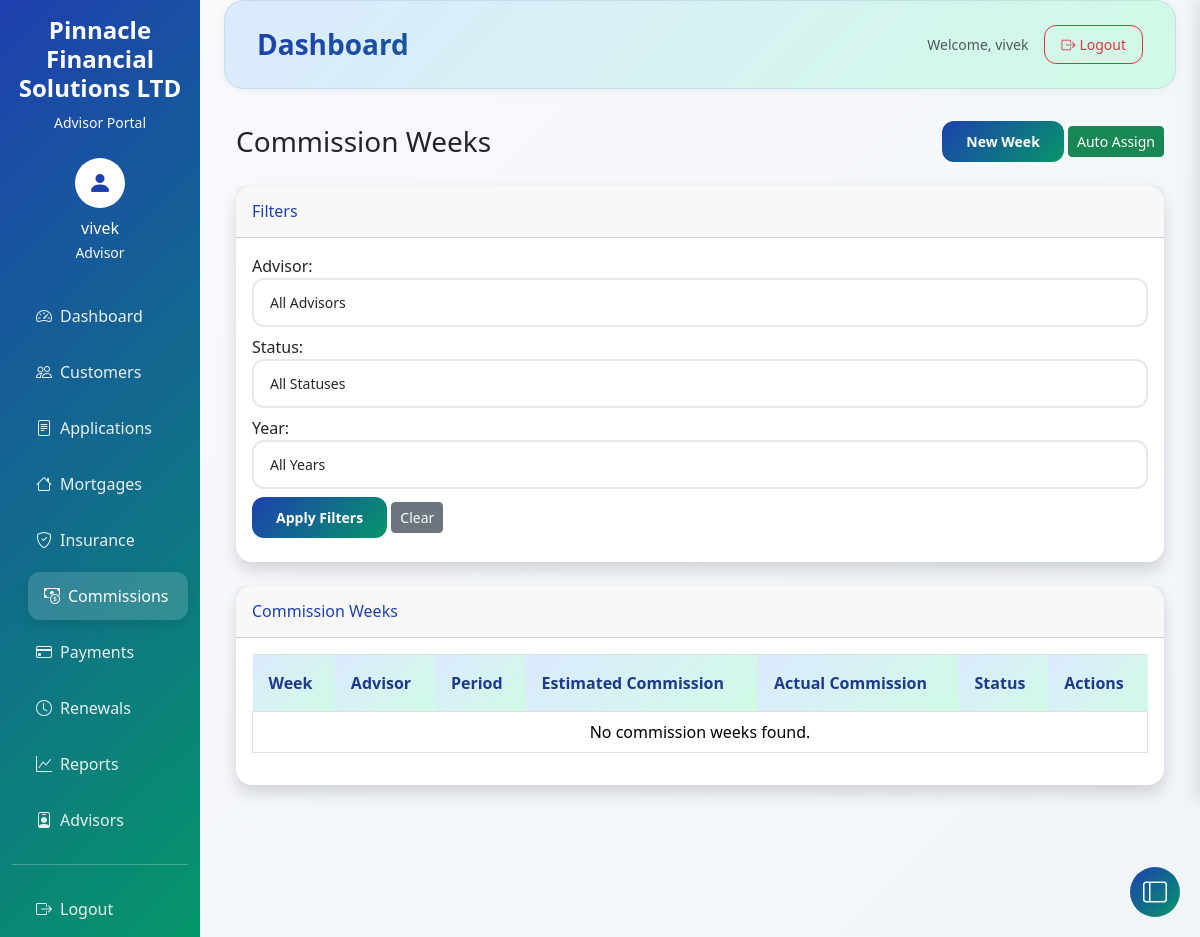
Screenshot of /commission/weeks/ (signed in) with the database file from the repository.
### crm/models.py (models this page shows, shortened)
class Advisor(AbstractUser):
    date_of_birth = models.DateField(null=True, blank=True)
    phone = models.CharField(max_length=20, blank=True)
    license_number = models.CharField(max_length=50, unique=True, null=True, blank=True)
    specialization = models.CharField(
        max_length=100,
        blank=True,
        help_text='e.g., Mortgages, Life Insurance, Property Insurance'
    )
    hire_date = models.DateField(default=timezone.now)
    active = models.BooleanField(default=True)
    created_at = models.DateTimeField(auto_now_add=True)
    updated_at = models.DateTimeField(auto_now=True)
    is_manager = models.BooleanField(default=False)
    notes = models.TextField(blank=True, null=True)
    email = models.EmailField(unique=True, blank=False)
    first_name = models.CharField(max_length=50, blank=False)
    last_name = models.CharField(max_length=50, blank=False)
    class Meta:
        indexes = [
            models.Index(fields=['email'], name='idx_advisor_email'),
            models.Index(fields=['license_number'], name='idx_advisor_license'),
            models.Index(fields=['active'], name='idx_advisor_active'),
        ]
        db_table = 'advisor'

### crm/views.py (the view)
# urls.py: path('commission/weeks/', views.commission_weeks, name='commission_weeks'),
@login_required
def commission_weeks(request):
    weeks = CommissionWeek.objects.all().order_by('-year', '-week_number')
    advisor_filter = request.GET.get('advisor')
    if advisor_filter:
        weeks = weeks.filter(advisor_id=advisor_filter)
    status_filter = request.GET.get('status')
    if status_filter:
        weeks = weeks.filter(status=status_filter)
    year_filter = request.GET.get('year')
    if year_filter:
        weeks = weeks.filter(year=year_filter)
    context = {
        'weeks': weeks,
        'advisors': User.objects.filter(is_active=True),
        'status_choices': CommissionWeek._meta.get_field('status').choices,
        'years': range(datetime.now().year - 2, datetime.now().year + 3),
    }
    return render(request, 'crm/commission_weeks.html', context)

### templates/crm/commission_weeks.html (shortened to what this page needs)
{% extends 'crm/base.html' %}
{% load static %}
{% block content %}
    <div class="container-fluid">
        <div class="d-sm-flex align-items-center justify-content-between mb-4">
            <h1 class="h3 mb-0 text-gray-800">Commission Weeks</h1>
            <div>
                <a href="{% url 'commission_week_create' %}" class="btn btn-primary btn-sm">
                     New Week
                </a>
                <a href="{% url 'auto_assign_applications' %}" class="btn btn-success btn-sm">
                     Auto Assign
                </a>
            </div>
        </div>
        <div class="card shadow mb-4">
            <div class="card-header py-3">
                <h6 class="m-0 font-weight-bold text-primary">Filters</h6>
            </div>
            <div class="card-body">
                <form method="get" class="form-inline">
                    <div class="form-group mr-3 mb-2">
                        <label for="advisor" class="mr-2">Advisor:</label>
                        <select name="advisor" id="advisor" class="form-control form-control-sm">
                            <option value="">All Advisors</option>
                        </select>
                    </div>
                    <div class="form-group mr-3 mb-2">
                        <label for="status" class="mr-2">Status:</label>
                        <select name="status" id="status" class="form-control form-control-sm">
                            <option value="">All Statuses</option>
                        </select>
                    </div>
                    <div class="form-group mr-3 mb-2">
                        <label for="year" class="mr-2">Year:</label>
                        <select name="year" id="year" class="form-control form-control-sm">
                            <option value="">All Years</option>
                        </select>
                    </div>
                    <button type="submit" class="btn btn-primary btn-sm mb-2">Apply Filters</button>
                    <a href="{% url 'commission_weeks' %}" class="btn btn-secondary btn-sm mb-2 ml-2">Clear</a>
                </form>
            </div>
        </div>
        <div class="card shadow mb-4">
            <div class="card-header py-3">
                <h6 class="m-0 font-weight-bold text-primary">Commission Weeks</h6>
            </div>
            <div class="card-body">
                <div class="table-responsive">
                    <table class="table table-bordered" id="dataTable" width="100%" cellspacing="0">
                        <thead>
                        <tr>
                            <th>Week</th>
                            <th>Advisor</th>
                            <th>Period</th>
                            <th>Estimated Commission</th>
                            <th>Actual Commission</th>
                            <th>Status</th>
                            <th>Actions</th>
                        </tr>
                        </thead>
                        <tbody>
                        {% for week in weeks %}
                            <tr>
                                <td>Week {{ week.week_number }} {{ week.year }}</td>
                                <td>{{ week.advisor.get_full_name }}</td>
                                <td>{{ week.start_date|date:"M d" }} - {{ week.end_date|date:"M d" }}</td>
                                <td>£{{ week.total_estimated_commission|floatformat:2 }}</td>
                                <td>£{{ week.total_actual_commission|floatformat:2 }}</td>
                                <td>
                                <span class="badge badge-{% if week.status == 'Paid' %}success{% elif week.status == 'Pending Review' %}warning{% elif week.status == 'Open' %}info{% else %}primary{% endif %}">
                                    {{ week.status }}
                                </span>
                                </td>
                                <td>
                                    <a href="{% url 'commission_week_detail' week.pk %}" class="btn btn-sm btn-info">View</a>
                                    {% if user.is_manager and week %}
                                        <a href="{% url 'commission_week_update' week.pk %}"
                                           class="btn btn-sm btn-warning">Edit</a>
                                    {% endif %}
                                </td>
                            </tr>
                        {% empty %}
                            <tr>
                                <td colspan="7" class="text-center">No commission weeks found.</td>
                            </tr>
                        {% endfor %}
                        </tbody>
                    </table>
                </div>
            </div>
        </div>
    </div>
{% endblock %}

### templates/crm/base.html (shortened to what this page needs)
<!DOCTYPE html>
<html lang="en">
<head>
    <link href="https://cdn.jsdelivr.net/npm/bootstrap@5.3.2/dist/css/bootstrap.min.css" rel="stylesheet">
    <link rel="stylesheet" href="https://cdn.jsdelivr.net/npm/bootstrap-icons@1.11.2/font/bootstrap-icons.min.css">
</head>
<body>
    <div class="container-fluid">
        <div class="row">
            {% if user.is_authenticated %}
            <nav class="col-md-3 col-lg-2 d-md-block sidebar collapse">
                <div class="position-sticky pt-3">
                    <div class="text-center mb-4">
                        <h4 class="text-white fw-bold">Pinnacle Financial Solutions LTD</h4>
                        <small class="text-light">Advisor Portal</small>
                    </div>
                    {% if user.is_authenticated %}
                    <div class="text-center mb-4">
                        <div class="bg-white rounded-circle d-inline-flex align-items-center justify-content-center"
                            style="width: 50px; height: 50px;">
                            <i class="bi bi-person-fill text-primary fs-4"></i>
                        </div>
                        <p class="text-white mt-2 mb-0">
                            {% if user.first_name or user.last_name %}
                            {{ user.first_name|title }} {{ user.last_name|title }}
                            {% else %}
                            {{ user.username }}
                            {% endif %}
                        </p>
                        <small class="text-light">{{ user.specialization|default:"Advisor" }}</small>
                    </div>
                    {% endif %}
                    <ul class="nav flex-column">
                        <li class="nav-item">
                            <a class="nav-link {% if request.resolver_match.url_name == 'dashboard' %}active{% endif %}"
                                href="{% url 'dashboard' %}">
                                <i class="bi bi-speedometer2 me-2"></i>Dashboard
                            </a>
                        </li>
                        <li class="nav-item">
                            <a class="nav-link {% if 'customer' in request.resolver_match.url_name %}active{% endif %}"
                                href="{% url 'customer_list' %}">
                                <i class="bi bi-people me-2"></i>Customers
                            </a>
                        </li>
                        <li class="nav-item">
                            <a class="nav-link {% if 'application' in request.resolver_match.url_name %}active{% endif %}"
                                href="{% url 'application_list' %}">
                                <i class="bi bi-file-text me-2"></i>Applications
                            </a>
                        </li>
                        <li class="nav-item">
                            <a class="nav-link {% if 'mortgage' in request.resolver_match.url_name %}active{% endif %}"
                                href="{% url 'mortgage_list' %}">
                                <i class="bi bi-house me-2"></i>Mortgages
                            </a>
                        </li>
                        <li class="nav-item">
                            <a class="nav-link {% if 'insurance' in request.resolver_match.url_name %}active{% endif %}"
                                href="{% url 'insurance_list' %}">
                                <i class="bi bi-shield-check me-2"></i>Insurance
                            </a>
                        </li>
                        <li class="nav-item">
                            <a class="nav-link commission-panel-toggle {% if 'commission' in request.resolver_match.url_name %}active{% endif %}"
                               data-panel="commission">
                                <i class="bi bi-cash-coin me-2"></i>Commissions
                            </a>
                        </li>
                        {% if user.is_manager %}
                        <li class="nav-item">
                            <a class="nav-link payment-panel-toggle {% if 'payment' in request.resolver_match.url_name %}active{% endif %}"
                               data-panel="payment">
                                <i class="bi bi-credit-card me-2"></i>Payments
                            </a>
                        </li>
                        {% endif %}
                        <li class="nav-item">
                            <a class="nav-link {% if request.resolver_match.url_name == 'renewal_alerts' %}active{% endif %}"
                                href="{% url 'renewal_alerts' %}">
                                <i class="bi bi-clock me-2"></i>Renewals
                            </a>
                        </li>
                        <li class="nav-item">
                            <a class="nav-link {% if request.resolver_match.url_name == 'reports' %}active{% endif %}"
                                href="{% url 'reports' %}">
                                <i class="bi bi-graph-up me-2"></i>Reports
                            </a>
                        </li>
                        {% if user.is_manager %}
                        <li class="nav-item">
                            <a class="nav-link {% if 'advisor' in request.resolver_match.url_name %}active{% endif %}"
                                href="{% url 'advisor_list' %}">
                                <i class="bi bi-person-badge me-2"></i>Advisors
                            </a>
                        </li>
                        {% endif %}
                        <hr class="text-light">
                        <li class="nav-item">
                            <form method="post" action="{% url 'logout' %}" class="d-inline">
                                <button type="submit" class="nav-link border-0 bg-transparent text-start w-100">
                                    <i class="bi bi-box-arrow-right me-2"></i>Logout
                                </button>
                            </form>
                        </li>
                    </ul>
                </div>
            </nav>
            {% endif %}
            <main
                class="{% if user.is_authenticated %}col-md-9 ms-sm-auto col-lg-10 px-md-4 main-content{% else %}col-12 public-content{% endif %}">
                {% if user.is_authenticated %}
                <div class="page-header-section">
                    <div class="page-header-content">
                        <h1 class="page-title-main">{% block page_title %}Dashboard{% endblock %}</h1>
                        <div class="page-actions">
                            {% block page_actions %}
                            <div class="d-flex align-items-center gap-3">
                                {% load custom_filters %}
                                <span class="text-muted small">Welcome, {{ user|format_name }}</span>
                                <form method="post" action="{% url 'logout' %}" class="d-inline">
                                    <button type="submit" class="btn btn-outline-danger btn-sm btn-action">
                                        <i class="bi bi-box-arrow-right me-1"></i>Logout
                                    </button>
                                </form>
                            </div>
                            {% endblock %}
                        </div>
                    </div>
                </div>
                {% endif %}
                {% block content %}{% endblock %}
            </main>
        </div>
    </div>
    <button class="btn btn-primary toggle-panel-btn" id="togglePanelBtn">
        <i class="bi bi-layout-sidebar"></i>
    </button>
</body>
</html>

### rows the page displays
Advisor: username "vivek", specialization "Advisor", first_name+last_name+username "vivek"
